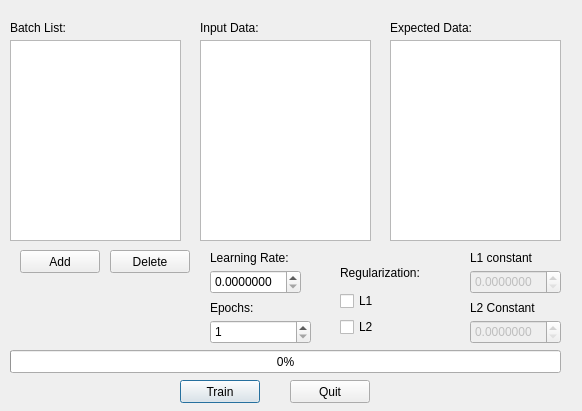
<?xml version="1.0" encoding="UTF-8"?>
<ui version="4.0">
 <class>trainDataWindow</class>
 <widget class="QDialog" name="trainDataWindow">
  <property name="geometry">
   <rect>
    <x>0</x>
    <y>0</y>
    <width>582</width>
    <height>411</height>
   </rect>
  </property>
  <property name="windowTitle">
   <string>Dialog</string>
  </property>
  <widget class="QPushButton" name="pushButton">
   <property name="geometry">
    <rect>
     <x>180</x>
     <y>380</y>
     <width>80</width>
     <height>23</height>
    </rect>
   </property>
   <property name="text">
    <string>Train</string>
   </property>
  </widget>
  <widget class="QPushButton" name="pushButton_2">
   <property name="geometry">
    <rect>
     <x>290</x>
     <y>380</y>
     <width>80</width>
     <height>23</height>
    </rect>
   </property>
   <property name="text">
    <string>Quit</string>
   </property>
  </widget>
  <widget class="QListWidget" name="batchList">
   <property name="geometry">
    <rect>
     <x>10</x>
     <y>40</y>
     <width>171</width>
     <height>201</height>
    </rect>
   </property>
  </widget>
  <widget class="QListWidget" name="expectedDataList">
   <property name="geometry">
    <rect>
     <x>390</x>
     <y>40</y>
     <width>171</width>
     <height>201</height>
    </rect>
   </property>
  </widget>
  <widget class="QProgressBar" name="progressBar">
   <property name="geometry">
    <rect>
     <x>10</x>
     <y>350</y>
     <width>551</width>
     <height>23</height>
    </rect>
   </property>
   <property name="value">
    <number>0</number>
   </property>
  </widget>
  <widget class="QWidget" name="verticalLayoutWidget">
   <property name="geometry">
    <rect>
     <x>340</x>
     <y>260</y>
     <width>119</width>
     <height>77</height>
    </rect>
   </property>
   <layout class="QVBoxLayout" name="verticalLayout">
    <item>
     <widget class="QLabel" name="label">
      <property name="text">
       <string>Regularization:</string>
      </property>
     </widget>
    </item>
    <item>
     <widget class="QCheckBox" name="checkBox">
      <property name="text">
       <string>L1 </string>
      </property>
     </widget>
    </item>
    <item>
     <widget class="QCheckBox" name="checkBox_2">
      <property name="text">
       <string>L2</string>
      </property>
     </widget>
    </item>
   </layout>
  </widget>
  <widget class="QPushButton" name="pushButton_3">
   <property name="geometry">
    <rect>
     <x>20</x>
     <y>250</y>
     <width>80</width>
     <height>23</height>
    </rect>
   </property>
   <property name="text">
    <string>Add</string>
   </property>
  </widget>
  <widget class="QPushButton" name="pushButton_4">
   <property name="geometry">
    <rect>
     <x>110</x>
     <y>250</y>
     <width>80</width>
     <height>23</height>
    </rect>
   </property>
   <property name="text">
    <string>Delete</string>
   </property>
  </widget>
  <widget class="QListWidget" name="inputDataList">
   <property name="geometry">
    <rect>
     <x>200</x>
     <y>40</y>
     <width>171</width>
     <height>201</height>
    </rect>
   </property>
  </widget>
  <widget class="QSpinBox" name="epochSpin">
   <property name="geometry">
    <rect>
     <x>210</x>
     <y>320</y>
     <width>101</width>
     <height>24</height>
    </rect>
   </property>
   <property name="minimum">
    <number>1</number>
   </property>
   <property name="maximum">
    <number>1000000</number>
   </property>
  </widget>
  <widget class="QLabel" name="label_2">
   <property name="geometry">
    <rect>
     <x>210</x>
     <y>300</y>
     <width>57</width>
     <height>15</height>
    </rect>
   </property>
   <property name="text">
    <string>Epochs:</string>
   </property>
  </widget>
  <widget class="QDoubleSpinBox" name="learningRateSpin">
   <property name="geometry">
    <rect>
     <x>210</x>
     <y>270</y>
     <width>91</width>
     <height>24</height>
    </rect>
   </property>
   <property name="decimals">
    <number>7</number>
   </property>
  </widget>
  <widget class="QLabel" name="label_3">
   <property name="geometry">
    <rect>
     <x>210</x>
     <y>250</y>
     <width>91</width>
     <height>16</height>
    </rect>
   </property>
   <property name="text">
    <string>Learning Rate:</string>
   </property>
  </widget>
  <widget class="QDoubleSpinBox" name="alphaSpin">
   <property name="enabled">
    <bool>false</bool>
   </property>
   <property name="geometry">
    <rect>
     <x>470</x>
     <y>270</y>
     <width>91</width>
     <height>24</height>
    </rect>
   </property>
   <property name="decimals">
    <number>7</number>
   </property>
  </widget>
  <widget class="QDoubleSpinBox" name="betaSpin">
   <property name="enabled">
    <bool>false</bool>
   </property>
   <property name="geometry">
    <rect>
     <x>470</x>
     <y>320</y>
     <width>91</width>
     <height>24</height>
    </rect>
   </property>
   <property name="decimals">
    <number>7</number>
   </property>
  </widget>
  <widget class="QLabel" name="label_4">
   <property name="geometry">
    <rect>
     <x>470</x>
     <y>250</y>
     <width>101</width>
     <height>16</height>
    </rect>
   </property>
   <property name="text">
    <string>L1 constant</string>
   </property>
  </widget>
  <widget class="QLabel" name="label_5">
   <property name="geometry">
    <rect>
     <x>470</x>
     <y>300</y>
     <width>101</width>
     <height>16</height>
    </rect>
   </property>
   <property name="text">
    <string>L2 Constant</string>
   </property>
  </widget>
  <widget class="QLabel" name="label_6">
   <property name="geometry">
    <rect>
     <x>10</x>
     <y>20</y>
     <width>81</width>
     <height>16</height>
    </rect>
   </property>
   <property name="text">
    <string>Batch List: </string>
   </property>
  </widget>
  <widget class="QLabel" name="label_7">
   <property name="geometry">
    <rect>
     <x>200</x>
     <y>20</y>
     <width>81</width>
     <height>16</height>
    </rect>
   </property>
   <property name="text">
    <string>Input Data: </string>
   </property>
  </widget>
  <widget class="QLabel" name="label_8">
   <property name="geometry">
    <rect>
     <x>390</x>
     <y>20</y>
     <width>101</width>
     <height>16</height>
    </rect>
   </property>
   <property name="text">
    <string>Expected Data: </string>
   </property>
  </widget>
 </widget>
 <resources/>
 <connections>
  <connection>
   <sender>pushButton_3</sender>
   <signal>released()</signal>
   <receiver>trainDataWindow</receiver>
   <slot>addBatch()</slot>
   <hints>
    <hint type="sourcelabel">
     <x>60</x>
     <y>260</y>
    </hint>
    <hint type="destinationlabel">
     <x>73</x>
     <y>270</y>
    </hint>
   </hints>
  </connection>
  <connection>
   <sender>pushButton_4</sender>
   <signal>released()</signal>
   <receiver>trainDataWindow</receiver>
   <slot>removeBatch()</slot>
   <hints>
    <hint type="sourcelabel">
     <x>167</x>
     <y>266</y>
    </hint>
    <hint type="destinationlabel">
     <x>171</x>
     <y>279</y>
    </hint>
   </hints>
  </connection>
  <connection>
   <sender>batchList</sender>
   <signal>currentRowChanged(int)</signal>
   <receiver>trainDataWindow</receiver>
   <slot>selectBatch(int)</slot>
   <hints>
    <hint type="sourcelabel">
     <x>146</x>
     <y>166</y>
    </hint>
    <hint type="destinationlabel">
     <x>174</x>
     <y>221</y>
    </hint>
   </hints>
  </connection>
  <connection>
   <sender>pushButton</sender>
   <signal>released()</signal>
   <receiver>trainDataWindow</receiver>
   <slot>trainNetwork()</slot>
   <hints>
    <hint type="sourcelabel">
     <x>232</x>
     <y>393</y>
    </hint>
    <hint type="destinationlabel">
     <x>244</x>
     <y>383</y>
    </hint>
   </hints>
  </connection>
  <connection>
   <sender>pushButton_2</sender>
   <signal>released()</signal>
   <receiver>trainDataWindow</receiver>
   <slot>reject()</slot>
   <hints>
    <hint type="sourcelabel">
     <x>334</x>
     <y>397</y>
    </hint>
    <hint type="destinationlabel">
     <x>352</x>
     <y>375</y>
    </hint>
   </hints>
  </connection>
  <connection>
   <sender>checkBox</sender>
   <signal>clicked()</signal>
   <receiver>trainDataWindow</receiver>
   <slot>checked()</slot>
   <hints>
    <hint type="sourcelabel">
     <x>364</x>
     <y>297</y>
    </hint>
    <hint type="destinationlabel">
     <x>441</x>
     <y>272</y>
    </hint>
   </hints>
  </connection>
  <connection>
   <sender>checkBox_2</sender>
   <signal>clicked()</signal>
   <receiver>trainDataWindow</receiver>
   <slot>checked()</slot>
   <hints>
    <hint type="sourcelabel">
     <x>365</x>
     <y>321</y>
    </hint>
    <hint type="destinationlabel">
     <x>446</x>
     <y>310</y>
    </hint>
   </hints>
  </connection>
 </connections>
 <slots>
  <slot>selectBatch(int)</slot>
  <slot>addBatch()</slot>
  <slot>removeBatch()</slot>
  <slot>editInputData(QString)</slot>
  <slot>editInputData(QListWidgetItem*)</slot>
  <slot>editExpectedData(QString)</slot>
  <slot>updateInputData(QListWidgetItem*,QListWidgetItem*)</slot>
  <slot>trainNetwork()</slot>
  <slot>checked()</slot>
 </slots>
</ui>
